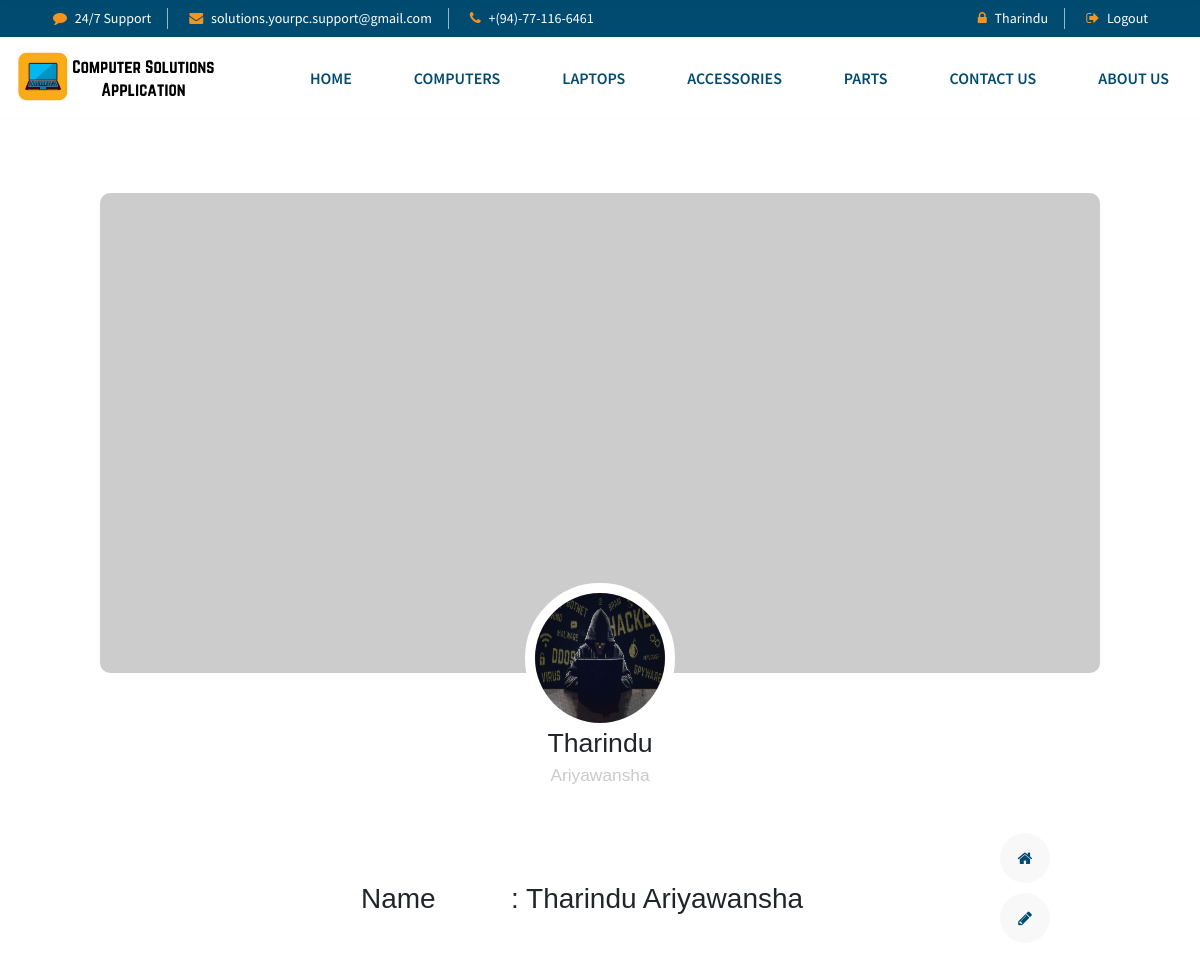
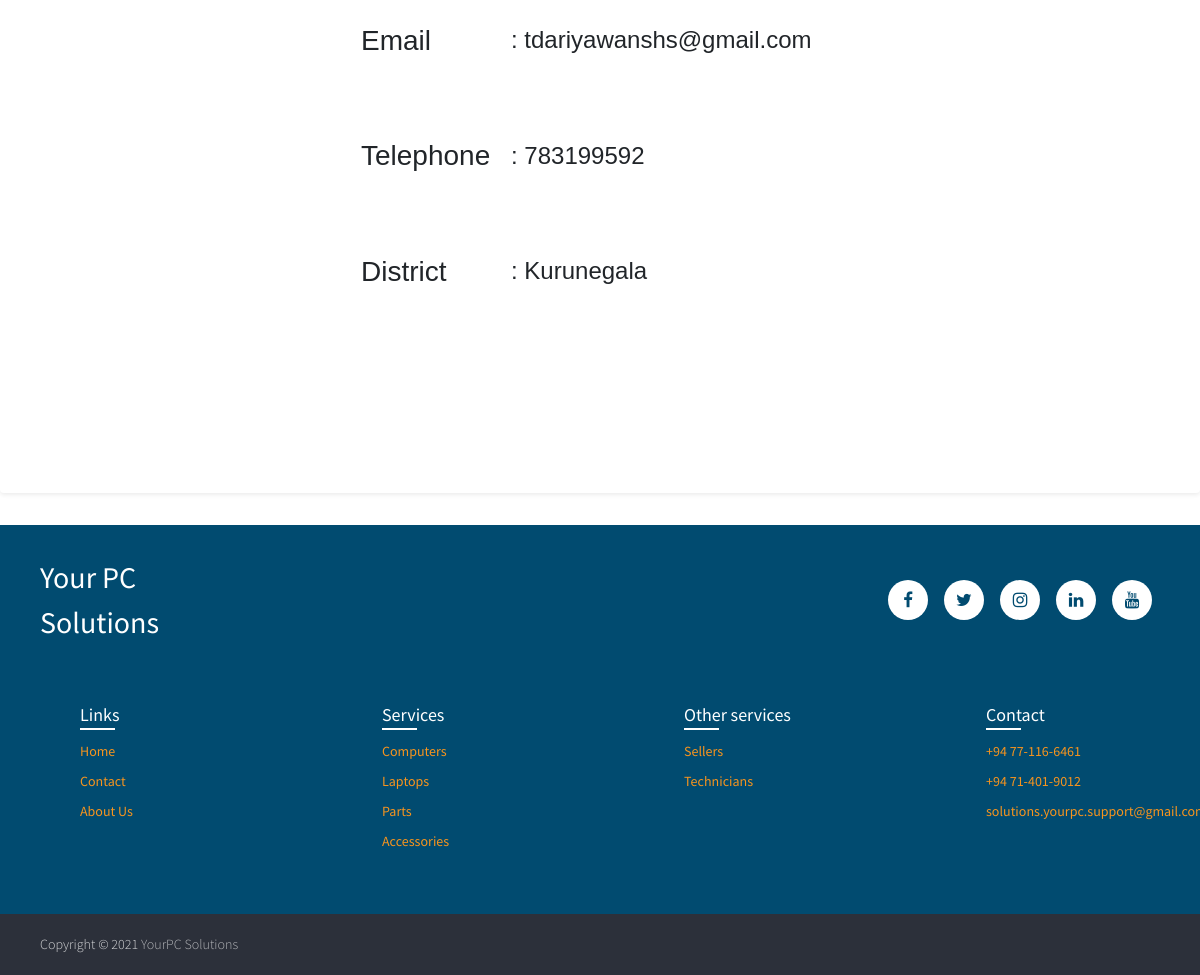
The page /Seller/account.php?id=1 (signed in) on the database its author committed (2 pictures, top to bottom).
### tables this page shows
CREATE TABLE `sellers` (
  `id` int(11) NOT NULL,
  `fname` varchar(50) NOT NULL,
  `lname` varchar(50) NOT NULL,
  `email` varchar(50) NOT NULL,
  `psswrd` varchar(20) NOT NULL,
  `district` varchar(20) NOT NULL,
  `mobile` int(11) NOT NULL,
  `logo` text NOT NULL,
  `shopname` varchar(50) NOT NULL,
  `address` varchar(200) NOT NULL
);

### Seller/account.php (the view, shortened to what this page needs)
<?php
include "../db/db.php";
$id = $_GET["id"];
$query = "SELECT * FROM sellers WHERE id = '$id'";
$run = mysqli_query($conn,$query);
$row = mysqli_fetch_array($run);
?>
<!DOCTYPE html>
<html>
<head>
	<link rel="stylesheet" type="text/css" href="../css/style.css">
	<link rel="stylesheet" href="https://cdn.jsdelivr.net/npm/bootstrap@4.6.0/dist/css/bootstrap.min.css">
	<link rel="stylesheet" href="https://cdnjs.cloudflare.com/ajax/libs/font-awesome/4.7.0/css/font-awesome.min.css">
</head>
<body>
<?php include "navbar.php" ?>
        <div class="jumbotron jumbotron-fluid rounded bg-white border-0 shadow-sm border-left px-4">
              <div class="container">
              <div class="profile">
                  <div class="profile-banner">
                  </div>
                  <div class="profile-picture">
                    <a href=""><img src="../images/hacking-hackers-computer-anonymous-wallpaper-preview.jpg"></a>
                    <span style="font-family: sans-serif;"><?php echo $row["fname"]; ?></span>
                    <br>
                    <small style="font-family: sans-serif;"><?php echo $row["lname"]; ?></small>
                  </div>
                  <div class="profile-content">
                    <div class="content-left">
                    </div>
                    <div class="content-middle">
                         <div class="post-desc">
                           <br><br>
                            <table style="border: 0px solid;">
                              <tr style="margin-bottom: 150px;">
                                <td width="150"><h3  style="font-family: sans-serif;">Name </h3></td>
                                <td><h3  style="font-family: sans-serif;">:  <?php echo $row["fname"]." ".$row["lname"]; ?></h3></td>
                              </tr>
                          </table>
                          <br><br><br>
                          <table style="border: 0px solid;">
                          <tr>
                                <td width="150"><h3  style="font-family: sans-serif;">Email </h3></td>
                                <td><h4  style="font-family: sans-serif;">:  <?php echo $row["email"]; ?></h4></td>
                              </tr>
                          </table>
                          <br><br><br>
                          <table style="border: 0px solid;">
                          <tr>
                                <td width="150"><h3  style="font-family: sans-serif;">Telephone </h3></td>
                                <td><h4  style="font-family: sans-serif;">:  <?php echo $row["mobile"]; ?></h4></td>
                              </tr>
                          </table>
                          <br><br><br>
                          <table style="border: 0px solid;">
                          <tr>
                                <td width="150"><h3  style="font-family: sans-serif;">District </h3></td>
                                <td><h4  style="font-family: sans-serif;">:  <?php echo $row["district"]; ?></h4></td>
                              </tr>
                          </table>
                          <br><br><br>
                        </div>
                      </div>
                    <div class="content-right">
                      <ul>
                        <li><a href=""><i class="fa fa-home"></i></a></li>
                        <li><a href=""><i class="fa fa-pencil"></i></a></li>
                      </ul>
                    </div>
                  </div>
                </div>
              </div>
            </div>
            <?php include "footer.php" ?>
</body>
</html>

### css/style.css (style rules this page uses)
body { font-family: sans-serif; }
.container { margin: 10px; justify-content: center; }
.fa { color: #014B70; }
.profile { height: 1200px; width: 1000px; margin: 0 auto; border-radius: 10px; }
.profile-banner { height: 40%; width: 100%; background-image: url('https://picsum.photos/seed/picsum/1000/520'); background-size: 100%; border-radius: 10px; }
.profile-picture { height: 150px; width: 150px; border-radius: 50%; margin: 0 auto; position: relative; top: -90px; text-align: center; border: 10px solid #fff; }
.profile-picture span { font-size: 20pt; }
.profile-picture small { font-size: 13pt; color: #cacaca; }
.profile-picture img { border-radius: 50%; height: 100%; width: 100%; }
.profile-content { height: 60%; width: 100%; }
.profile-content div { float: left; }
.content-left { height: 300px; width: 25%; border-radius: 10px; }
.content-middle { height: 300px; width: 65%; }
.content-right { height: 300px; width: 10%; }
.post-desc { width: 100%; height: 385px; padding-left: 10px; padding-top: 10px; }
.content-right ul { padding: 0; list-style: none; }
.content-right ul li { height: 50px; width: 50px; display: block; background: #f8f8f8; text-align: center; line-height: 50px; border-radius: 50%; margin-top: 10px; }
.content-right ul li a { text-decoration: none; color: #00A9FA; }

### css/navbar.css (style rules this page uses)
*, html { scroll-behavior: smooth; }
*, *:after, *:before { -webkit-box-sizing: border-box; -moz-box-sizing: border-box; box-sizing: border-box; }
:root { scrollbar-color: rgb(210, 210, 210) rgb(46, 54, 69) !important; scrollbar-width: thin !important; --white: #fff; --black: #000; --blue: #0084b4; --primary: #014B70; --secondary: #F7941E; --surface-color: #fff; --curve: 40; }
body { margin: 0; overflow-x: hidden; box-sizing: border-box; font-family: 'Source Sans Pro', sans-serif; }
a { text-decoration: none; outline: none !important; color: var(--white); }
a, button { transition: 0.5s; }
.container { height: 150vh; }

### rows shown on the page
sellers: fname "Tharindu", lname "Ariyawansha", email "tdariyawanshs@gmail.com", mobile "783199592", district "Kurunegala"

### other values the page prints
$_SESSION["sname"] "Tharindu"
